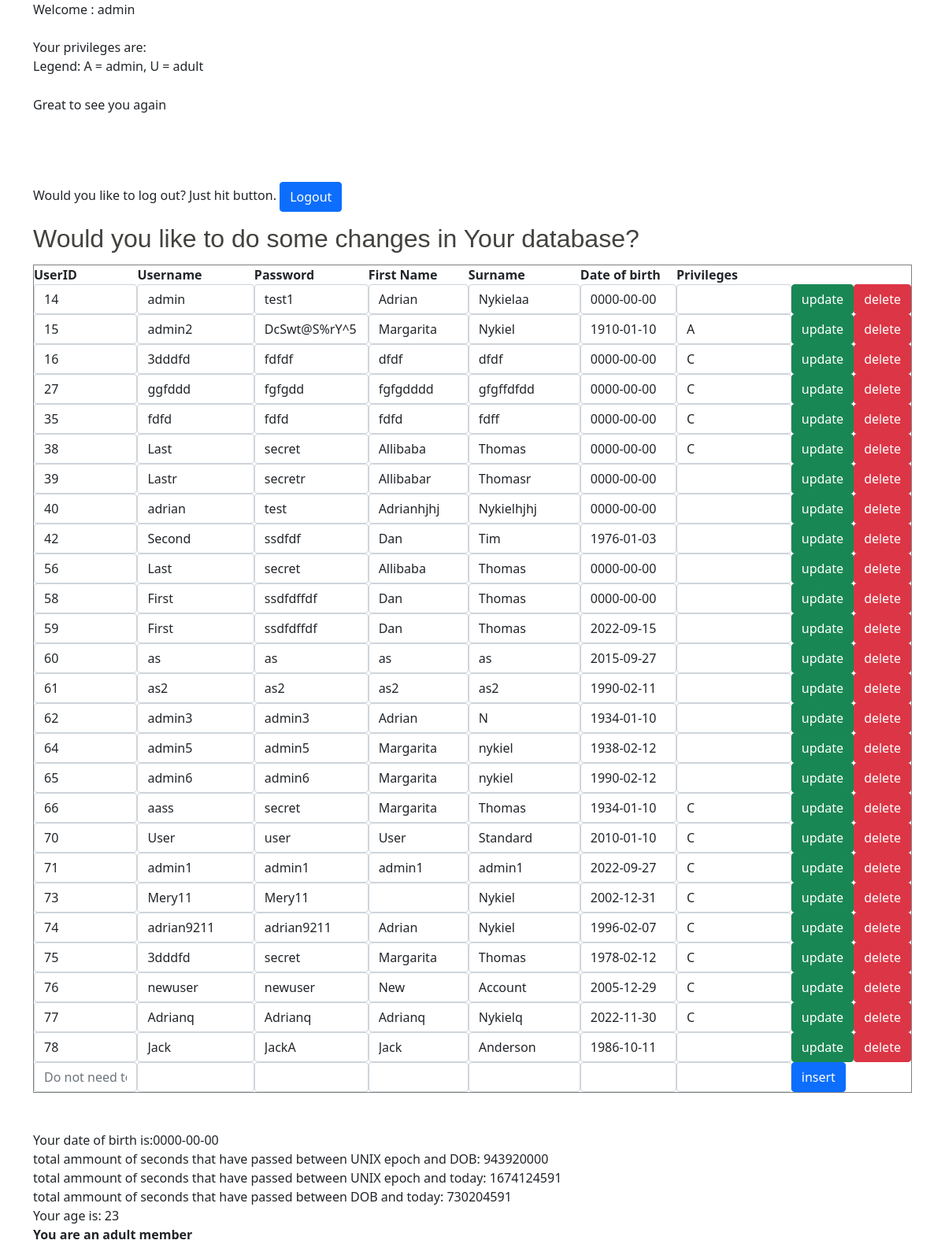
The app's page /age_verification/members.php (signed in) with its own data.
### tables this page shows
CREATE TABLE `users` (
  `UserID` int(20) NOT NULL,
  `Username` varchar(30) NOT NULL,
  `Password` varchar(30) NOT NULL,
  `FirstName` varchar(30) NOT NULL,
  `Surname` varchar(30) NOT NULL,
  `DOB` date NOT NULL,
  `Privileges` char(1) DEFAULT 'C'
);

### age_verification/members.php (the view, shortened to what this page needs)
<?php
require_once ("db.php");
$user = $_SESSION['user'];
$userPrivilege = "SELECT Privileges FROM users WHERE Username = '$user'";
$userPrivilegeResult= mysqli_query($conn, $userPrivilege) or die ("couldn't run query");
$userPrivilegeResult2 = $userPrivilegeResult->fetch_assoc()['Privileges'];
function registerUser() {
            echo "<form action='members.php' method='post'>";
            echo "<tr>";
            echo "<td><input type='text' class='form-control' name='hidden' placeholder='Do not need to be filled up  ' value='" . $row['UserID'] . "'></td>";
            echo "<td><input type='text' class='form-control' name='Username' value='" . $row['Username'] . "'></td>";
            echo "<td><input type='text' class='form-control' name='Password' value='" . $row['Password'] . "'></td>";
            echo "<td><input type='text' class='form-control' name='FirstName' value='" . $row['FirstName'] . "'></td>";
            echo "<td><input type='text' class='form-control' name='Surname' value='" . $row['Surname'] . "'></td>";
            echo "<td><input type='text' class='form-control' name='dob' value='" . $row['DOB'] . "'></td>";
            echo "<td><input type='text' class='form-control' name='Privileges' value='" . $row['Privileges'] . "'></td>";
            echo "<td><input type='submit' name='insert' class='btn btn-primary' onclick='insertUser()' value='insert'></td>";
            echo "</tr>";
            echo "</form>";
        };
?>
<!DOCTYPE HTML>
<html lang="en">
<head>
    <link rel="stylesheet" href="style/style.css" title="style" />
    <link href="https://cdn.jsdelivr.net/npm/bootstrap@5.0.2/dist/css/bootstrap.min.css" rel="stylesheet">
</head>
<body>
<div class="container">
    <div id="main" class="col-md-auto">
        <div>Welcome : <?php
            echo "$user";
            echo "<br>";
            echo "<br>";
            echo "Your privileges are: " .$userPrivilegeResult2;
            echo "<br>";
            echo "Legend: A = admin, U = adult";
        ?></div>
        <br>
        <p>Great to see you again</p>
        <br>
        <form action="logout.php" method="post">
            <br>
            <label>Would you like to log out? Just hit button.</label>
            <button type="submit" name="submit" value="submit" class="btn btn-primary" >Logout</button>
        </form>
        <h2>Would you like to do some changes in Your database?</h2>
        <?php
        $result = mysqli_query($conn, "SELECT * FROM users ");
        echo "<table border='1'>
            <tr>
                <th>UserID</th>
                <th>Username</th>
                <th>Password</th>
                <th>First Name</th>
                <th>Surname</th>
                <th>Date of birth</th>
                <th>Privileges</th>
            </tr>";
        while ($row = mysqli_fetch_array($result, MYSQLI_ASSOC)) {
            echo "<form action='members.php' method='post'>";
            echo "<tr>";
            echo "<td><input type='text' class='form-control' name='hidden' value='" . $row['UserID'] . "'></td>";
            echo "<td><input type='text' class='form-control' name='Username' value='" . $row['Username'] . "'></td>";
            echo "<td><input type='text' class='form-control' name='Password' value='" . $row['Password'] . "'></td>";
            echo "<td><input type='text' class='form-control' name='FirstName' value='" . $row['FirstName'] . "'></td>";
            echo "<td><input type='text' class='form-control' name='Surname' value='" . $row['Surname'] . "'></td>";
            echo "<td><input type='text' class='form-control' name='dob' value='" . $row['DOB'] . "'></td>";
            echo "<td><input type='text' class='form-control' name='Privileges' value='" . $row['Privileges'] . "'></td>";
            echo "<td><input type='submit' name='update' class='btn btn-success' onclick='update2()' value='update'></td>";
            echo "<td><input type='submit' name='delete' class='btn btn-danger'  onclick='deleted()' value='delete'></td>";
            echo "</tr>";
            echo "</form>";
        }
        registerUser();
        echo "</table>";
        echo "<br>";
        echo "<br>";
        $dobQuerry = "SELECT DOB FROM users WHERE Username = '$user'";
        $dobResult = mysqli_query($conn, $dobQuerry) or die ("couldn't run query");
        $dobResult2 = $dobResult->fetch_assoc()['DOB'];
        echo "Your date of birth is:" .$dobResult2;
        list($year, $month, $day) = explode('-' , $dobResult2);
        $birthDate = mktime(0, 0, 0, $month, $day, $year);
        echo "<br>";
        echo "total ammount of seconds that have passed between UNIX epoch and DOB: " .$birthDate;
        echo "<br>";
        echo "total ammount of seconds that have passed between UNIX epoch and today: " .time();
        echo "<br>";
        $timeDifference = time() - $birthDate;
        echo "total ammount of seconds that have passed between DOB and today: " .$timeDifference;
        echo "<br>";
        $age = floor($timeDifference / 31556926);
        echo "Your age is: " .$age;
        if ($age >= 18)
        {
            echo "<br>";
            echo "<b>You are an adult member</b>";
        }
        else
        {
            echo "<br>";
            echo "<b>You are an junior member</b>";
        }
        ?>
    </div>
</div>
</body>
</html>

### Cookies & Sessions/style/style.css (style rules this page uses)
html { height: 100%; }
* { margin: 0; padding: 0; }
body { font: normal .80em 'trebuchet ms', arial, sans-serif; background: #F0EFE2; color: #777; }
p { padding: 0 0 20px 0; line-height: 1.7em; }
h1, h2, h3, h4, h5, h6 { font: normal 175% 'century gothic', arial, sans-serif; color: #43423F; margin: 0 0 15px 0; padding: 15px 0 5px 0; }

### records on screen
users: hidden "14", Username "admin", Password "test1", FirstName "Adrian", Surname "Nykielaa", dob "0000-00-00", DOB "0000-00-00"
users: hidden "15", Username "admin2", Password "DcSwt@S%rY^5", FirstName "Margarita", Surname "Nykiel", dob "1910-01-10", Privileges "A"
users: hidden "16", Username "3dddfd", Password "fdfdf", FirstName "dfdf", Surname "dfdf", dob "0000-00-00", Privileges "C"
users: hidden "27", Username "ggfddd", Password "fgfgdd", FirstName "fgfgdddd", Surname "gfgffdfdd", dob "0000-00-00", Privileges "C"
users: hidden "35", Username "fdfd", Password "fdfd", FirstName "fdfd", Surname "fdff", dob "0000-00-00", Privileges "C"
users: hidden "38", Username "Last", Password "secret", FirstName "Allibaba", Surname "Thomas", dob "0000-00-00", Privileges "C"
users: hidden "39", Username "Lastr", Password "secretr", FirstName "Allibabar", Surname "Thomasr", dob "0000-00-00"
users: hidden "40", Username "adrian", Password "test", FirstName "Adrianhjhj", Surname "Nykielhjhj", dob "0000-00-00"
users: hidden "42", Username "Second", Password "ssdfdf", FirstName "Dan", Surname "Tim", dob "1976-01-03"
users: hidden "56", Username "Last", Password "secret", FirstName "Allibaba", Surname "Thomas", dob "0000-00-00"
users: hidden "58", Username "First", Password "ssdfdffdf", FirstName "Dan", Surname "Thomas", dob "0000-00-00"
users: hidden "59", Username "First", Password "ssdfdffdf", FirstName "Dan", Surname "Thomas", dob "2022-09-15"
users: hidden "60", Username "as", Password "as", FirstName "as", Surname "as", dob "2015-09-27"
users: hidden "61", Username "as2", Password "as2", FirstName "as2", Surname "as2", dob "1990-02-11"
users: hidden "62", Username "admin3", Password "admin3", FirstName "Adrian", Surname "N", dob "1934-01-10"
users: hidden "64", Username "admin5", Password "admin5", FirstName "Margarita", Surname "nykiel", dob "1938-02-12"
users: hidden "65", Username "admin6", Password "admin6", FirstName "Margarita", Surname "nykiel", dob "1990-02-12"
users: hidden "66", Username "aass", Password "secret", FirstName "Margarita", Surname "Thomas", dob "1934-01-10", Privileges "C"
users: hidden "70", Username "User", Password "user", FirstName "User", Surname "Standard", dob "2010-01-10", Privileges "C"
users: hidden "71", Username "admin1", Password "admin1", FirstName "admin1", Surname "admin1", dob "2022-09-27", Privileges "C"
users: hidden "73", Username "Mery11", Password "Mery11", Surname "Nykiel", dob "2002-12-31", Privileges "C"
users: hidden "74", Username "adrian9211", Password "adrian9211", FirstName "Adrian", Surname "Nykiel", dob "1996-02-07", Privileges "C"
users: hidden "75", Username "3dddfd", Password "secret", FirstName "Margarita", Surname "Thomas", dob "1978-02-12", Privileges "C"
users: hidden "76", Username "newuser", Password "newuser", FirstName "New", Surname "Account", dob "2005-12-29", Privileges "C"
users: hidden "77", Username "Adrianq", Password "Adrianq", FirstName "Adrianq", Surname "Nykielq", dob "2022-11-30", Privileges "C"
users: hidden "78", Username "Jack", Password "JackA", FirstName "Jack", Surname "Anderson", dob "1986-10-11"

### other values on screen
$user "admin"
$birthDate "943920000"
